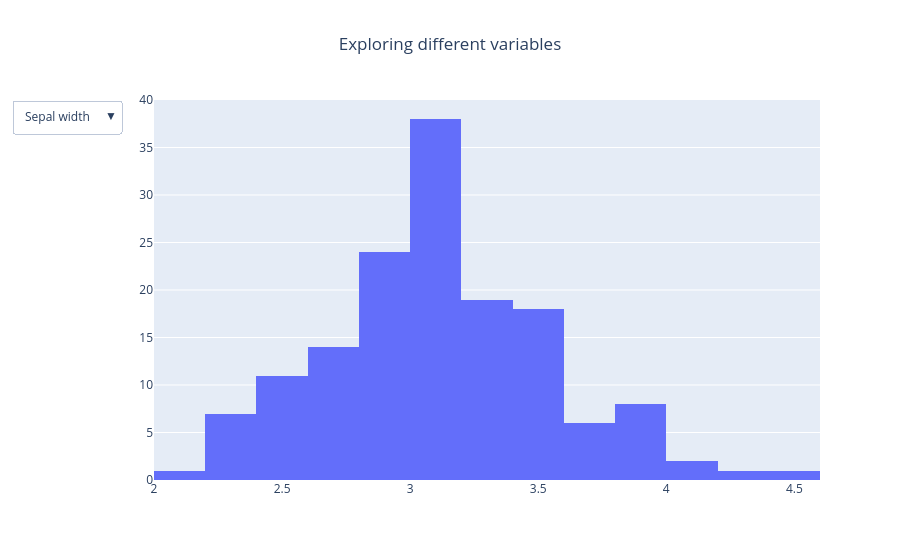

The notebook cell saved with this chart:
### Markdown cell above
### Dropdown menus

### Code cell
# Example of how to allow the selection of a type of a variable
fig = go.Figure()

fig.add_trace(
    go.Histogram(
        x = df['sepal_width']))

fig.add_trace(
    go.Histogram(
        x = df['sepal_length'],
        visible = False))

fig.add_trace(
    go.Histogram(
        x = df['petal_width'],
        visible = False))

fig.add_trace(
    go.Histogram(
        x = df['petal_length'],
        visible = False))


fig.update_layout(
        title = go.layout.Title(text = "Exploring different variables", x = 0.5),
        showlegend = False)

fig.update_layout(
    updatemenus = [go.layout.Updatemenu(
        active = 0,
        buttons = [
                    go.layout.updatemenu.Button(
                        label = "Sepal width",
                        method = "update",
                        args = [{"visible" : [True, False, False, False]}]),
                    go.layout.updatemenu.Button(
                            label = "Sepal length",
                            method = "update",
                            args = [{"visible" : [False, True, False, False]}]),
                    go.layout.updatemenu.Button(
                            label = "Petal width",
                            method = "update",
                            args = [{"visible" : [False, False, True, False]}]),
                    go.layout.updatemenu.Button(
                            label = "Petal length",
                            method = "update",
                            args = [{"visible" : [False, False, False, True]}])
                ]
    )]
)

### Figure 1 — Plotly figure (JSON) as saved in the notebook; plotly's stock layout.template omitted (floating-point values rounded to 4 significant figures; data arrays with more than 128 entries replaced by an {"elided": "..."} marker saying what was removed)
{"data": [{"type": "histogram", "x": {"elided": "150 float values"}}, {"type": "histogram", "visible": false, "x": {"elided": "150 float values"}}, {"type": "histogram", "visible": false, "x": {"elided": "150 float values"}}, {"type": "histogram", "visible": false, "x": {"elided": "150 float values"}}], "layout": {"autosize": true, "showlegend": false, "title": {"text": "Exploring different variables", "x": 0.5}, "updatemenus": [{"active": 0, "buttons": [{"args": [{"visible": [true, false, false, false]}], "label": "Sepal width", "method": "update"}, {"args": [{"visible": [false, true, false, false]}], "label": "Sepal length", "method": "update"}, {"args": [{"visible": [false, false, true, false]}], "label": "Petal width", "method": "update"}, {"args": [{"visible": [false, false, false, true]}], "label": "Petal length", "method": "update"}]}], "xaxis": {"autorange": true, "range": [2.0, 4.6], "type": "linear"}, "yaxis": {"autorange": true, "range": [0, 40]}}}
